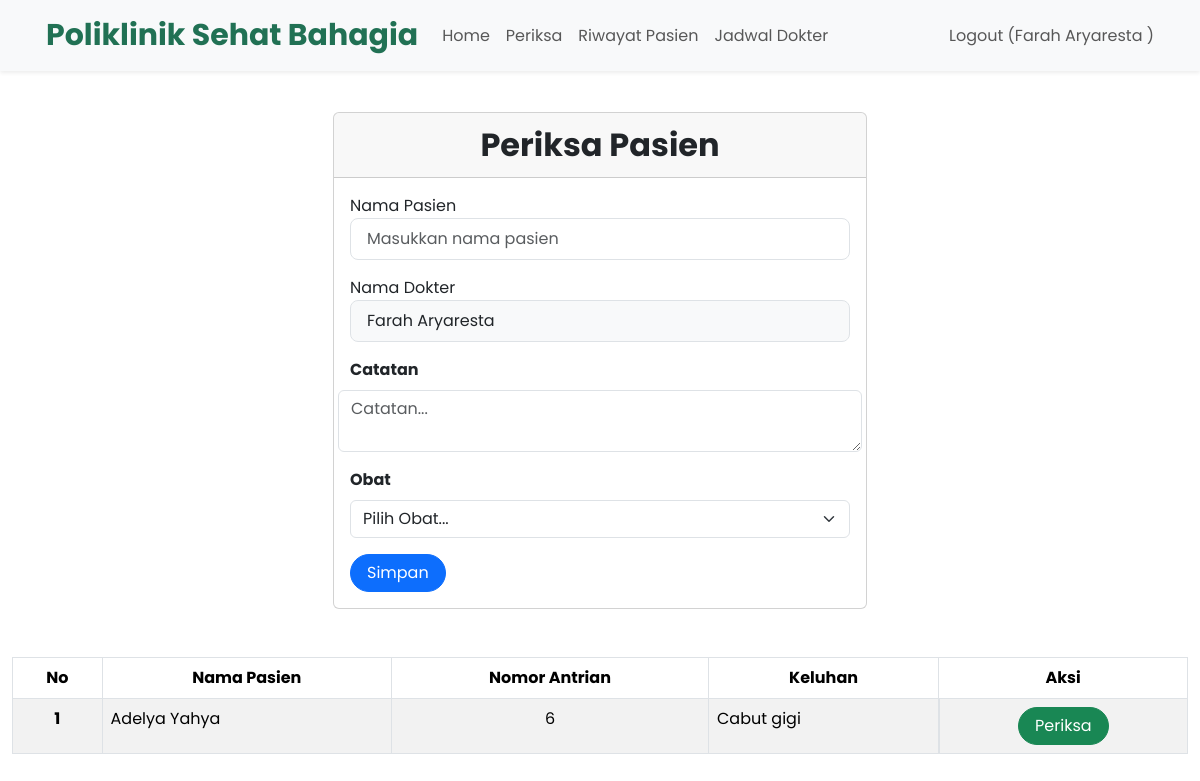
The app's page /berandaDokter.php?page=periksa (signed in) with its own data.
### tables this page shows
CREATE TABLE `daftar_poli` (
  `id` int(11) NOT NULL,
  `id_pasien` int(11) NOT NULL,
  `id_jadwal` int(11) NOT NULL,
  `keluhan` text NOT NULL,
  `no_antrian` int(11) NOT NULL,
  `tanggal` timestamp NOT NULL DEFAULT current_timestamp() ON UPDATE current_timestamp()
);

CREATE TABLE `pasien` (
  `id` int(11) NOT NULL,
  `nama` varchar(255) NOT NULL,
  `alamat` varchar(255) NOT NULL,
  `no_ktp` varchar(255) NOT NULL,
  `no_hp` varchar(50) NOT NULL,
  `no_rm` varchar(25) NOT NULL
);

### periksa.php (the view, shortened to what this page needs)
<br>
<div class="container">
    <div class="container">
        <div class="row justify-content-center">
            <div class="col-md-6">
                <div class="card">
                    <div class="card-header text-center fw-bold" style="font-size: 2rem;">Periksa Pasien</div>
                        <div class="card-body">
                            <form method="POST" action="">
                                <?php
                                    $nama_dokter = $_SESSION['nama'];
                                    $nama_pasien = '';
                                    ?>
                                <div class="form-group mb-3">
                                    <label for="id_pasien">Nama Pasien</label>
                                    <input value="<?php echo $nama_pasien ?>" type="text" name="id_pasien" class="form-control form-control-lg  fs-6" placeholder="Masukkan nama pasien" required>
                                </div>
                                <div class="form-group mb-3">
                                    <label for="id_dokter">Nama Dokter</label>
                                    <input value="<?php echo $nama_dokter ?>" type="text" name="id_dokter" class="form-control form-control-lg bg-light fs-6" placeholder="Masukkan nama dokter" required>
                                </div>
                                <div class="row mt-1 mb-3">
                                    <label for="catatan" class="form-label fw-bold">
                                        Catatan
                                    </label>
                                    <textarea placeholder="Catatan..." class="form-control" name="catatan" id="catatan" aria-label="With textarea"></textarea>
                                </div>
                                <div class="row mt-1 mb-3">
                                    <label for="id_obat" class="form-label fw-bold">
                                        Obat
                                    </label>
                                    <div>
                                        <select class="form-select" aria-label="id_obat" name="id_obat" >
                                            <option selected>Pilih Obat...</option>
                                        </select>
                                    </div>
                                </div>
                                <div class="row mt-3">
                                    <div class=col>
                                        <button type="submit" class="btn btn-primary rounded-pill px-3 mt-auto" name="simpan">Simpan</button>
                                    </div>
                                </div>
                            </form>
                        </div>
                    </div>
                </div>
            </div>
        </div>
    </div>
    <br>
    <br>
    <table class="table table-bordered table-striped table-hover">
        <thead>
            <tr class="text-center">
                <th scope="col">No</th>
                <th scope="col">Nama Pasien</th>
                <th scope="col">Nomor Antrian</th>
                <th scope="col">Keluhan</th>
                <th scope="col">Aksi</th>
            </tr>
        </thead>
        <tbody>
            <?php
            $id_dokter = $_SESSION['id'];
            $result = mysqli_query($mysqli, "
                SELECT daftar_poli.*, pasien.nama AS nama, jadwal_periksa.hari, jadwal_periksa.jam_mulai, jadwal_periksa.jam_selesai
                FROM daftar_poli
                JOIN (
                    SELECT id_pasien, MAX(tanggal) as max_tanggal
                    FROM daftar_poli
                    GROUP BY id_pasien
                ) as latest_poli ON daftar_poli.id_pasien = latest_poli.id_pasien AND daftar_poli.tanggal = latest_poli.max_tanggal
                JOIN jadwal_periksa ON daftar_poli.id_jadwal = jadwal_periksa.id
                JOIN pasien ON daftar_poli.id_pasien = pasien.id
                LEFT JOIN periksa ON daftar_poli.id = periksa.id_daftar_poli
                WHERE jadwal_periksa.id_dokter = '$id_dokter' AND periksa.id_daftar_poli IS NULL
            ");
            $no = 1;
            while ($data = mysqli_fetch_array($result)) {
            ?>
                <tr>
                    <th scope="row" class="text-center"><?php echo $no++ ?></th>
                    <td><?php echo $data['nama'] ?></td>
                    <td class="text-center"><?php echo $data['no_antrian'] ?></td>
                    <td><?php echo $data['keluhan'] ?></td>
                    <td  class="d-flex justify-content-center ">
                        <a class="btn btn-success rounded-pill px-3" href="berandaDokter.php?page=periksa&id=<?php echo $data['id'] ?>">Periksa</a>
                    </td>
                </tr>
            <?php
            }
            ?>
        </tbody>
    </table>

### style.css (style rules this page uses)
body { font-family: 'Poppins', sans-serif; }
::placeholder { font-size: 16px; }

### records on screen
daftar_poli: id_pasien.nama "Adelya Yahya", no_antrian "6", keluhan "Cabut gigi"

### other values on screen
$_SESSION['nama'] "Farah Aryaresta"
